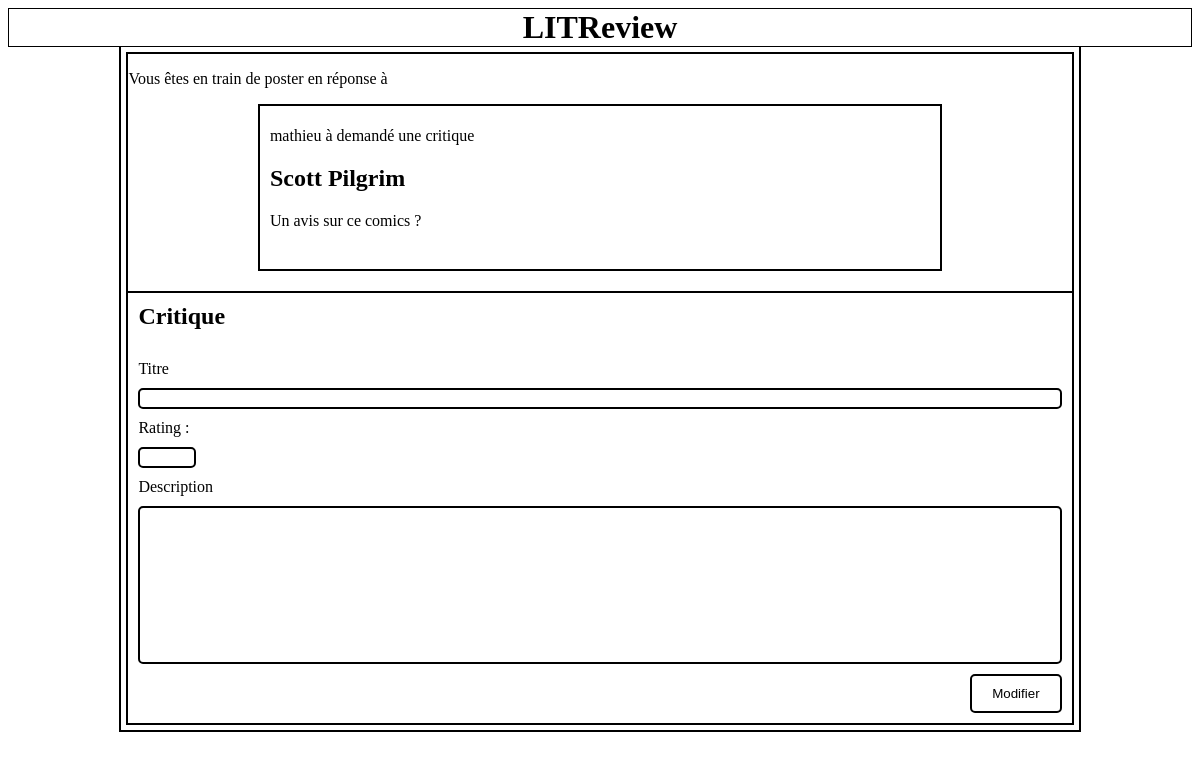
/review/create/ticket/27/, run on the app's committed database.
### ticket/models.py (models this page shows, shortened)
class Ticket(models.Model):
    title = models.CharField(max_length=128)
    description = models.TextField(max_length=128, blank=True)
    user = models.ForeignKey(to=settings.AUTH_USER_MODEL, on_delete=models.CASCADE)
    image = models.ImageField(upload_to="image/", null=True, blank=True)
    time_created = models.DateTimeField(auto_now_add=True)

### review/views.py (the view, shortened to what this page needs)
# urls.py: path('create/ticket/<int:pk>/', views.CreateReviewOnTicketView.as_view(), name="create-review-ticket"),
class CreateReviewOnTicketView(CreateView):
    model = Review
    form_class = CreateReviewForm
    template_name = "review/review-on-ticket.html"
    success_url = reverse_lazy('flux')
    def get_context_data(self, **kwargs):
        context = super().get_context_data(**kwargs)
        ticket = Ticket.objects.get(pk=self.kwargs.get('pk'))
        context['ticket'] = ticket
        return context

### review/forms.py
class CreateReviewForm(ModelForm):
    class Meta:
        model = Review
        fields = ['headline', 'rating', 'body']

### templates/review/review-on-ticket.html (shortened to what this page needs)
{% extends 'base.html' %}
{% load static %}
{% block head %}
	<link rel="stylesheet" href="{% static 'css/create-update-review.css' %}">
{% endblock %}
{% block content %}
	<div id="ticket-show">
		<p>Vous êtes en train de poster en réponse à</p>
		<div id="ticket-item">
			<div class="post-content">
				<p>{% if ticket.user == request.user %}
					Vous avez
				{% else %}
					{{ ticket.user.username }} à
				{% endif %} demandé une critique</p>
				<h2>{{ ticket.title }}</h2>
				<p>{{ ticket.description }}</p>
			</div>
		</div>
	</div>
	<form method="POST">
		<div id="review-form">
			<h2>Critique</h2>
			<label for="{{ form.headline.id_for_label }}">Titre</label>
			{{ form.headline }}
			{{ form.rating.label_tag }}
			{{ form.rating }}
			<label for="{{ form.body.id_for_label }}">Description</label>
			{{ form.body }}
			<input type="submit" value="Modifier">
		</div>
	</form>
{% endblock %}

### static/css/base.css (style rules this page uses)
textarea { resize: none; }

### static/css/create-update-review.css (style rules this page uses)
#content #ticket-show { border: 2px solid black; }
#content #ticket-show #ticket-item { border: 2px solid black; width: 70%; display: flex; justify-content: space-between; padding: 5px 10px; margin: 0 auto 20px; }
#content #review-form { border: 2px solid black; border-top-style: none; padding: 10px 10px; display: flex; flex-direction: column; gap: 10px; }
#content #review-form input[type=number] { max-width: 50px; }
#content #review-form input[type=submit] { border: 2px solid black; border-radius: 5px; background-color: white; color: black; padding: 10px 20px; align-self: flex-end; }
#content #review-form textarea, #content #review-form input:not([type=submit]) { border: 2px solid black; border-radius: 5px; }
#content #review-form h2 { margin-top: 0; }

### data on the page
Ticket: user.username "mathieu", title "Scott Pilgrim", description "Un avis sur ce comics ?"
